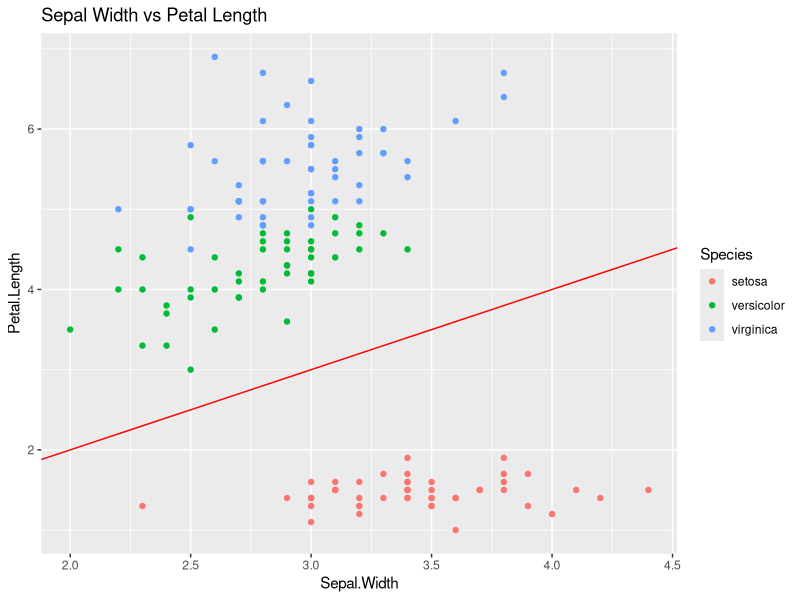
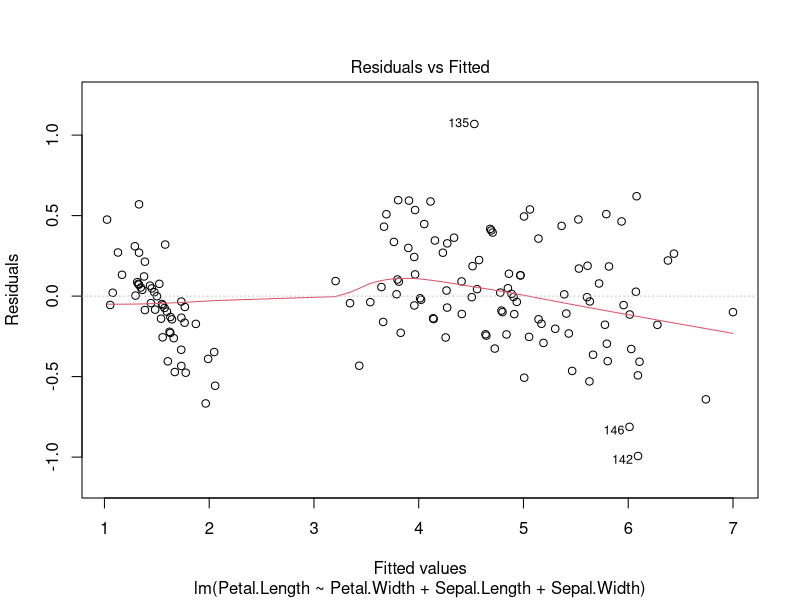
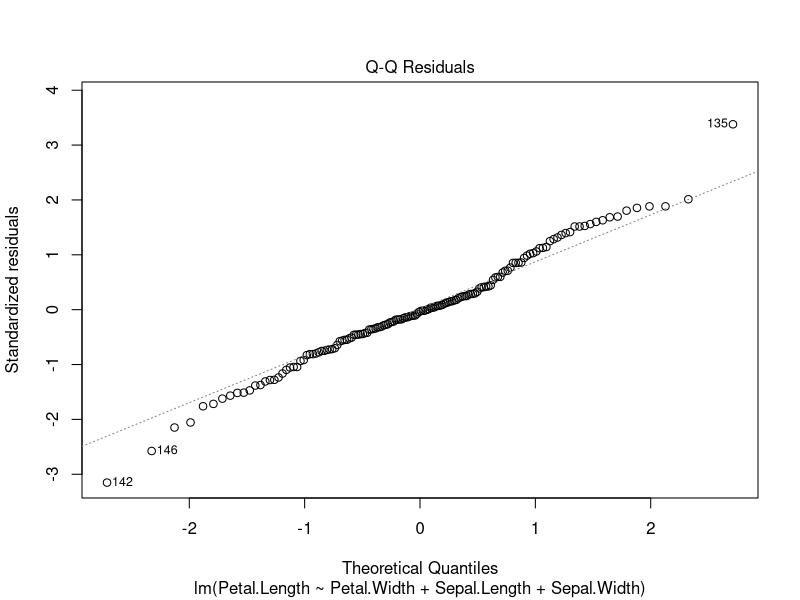
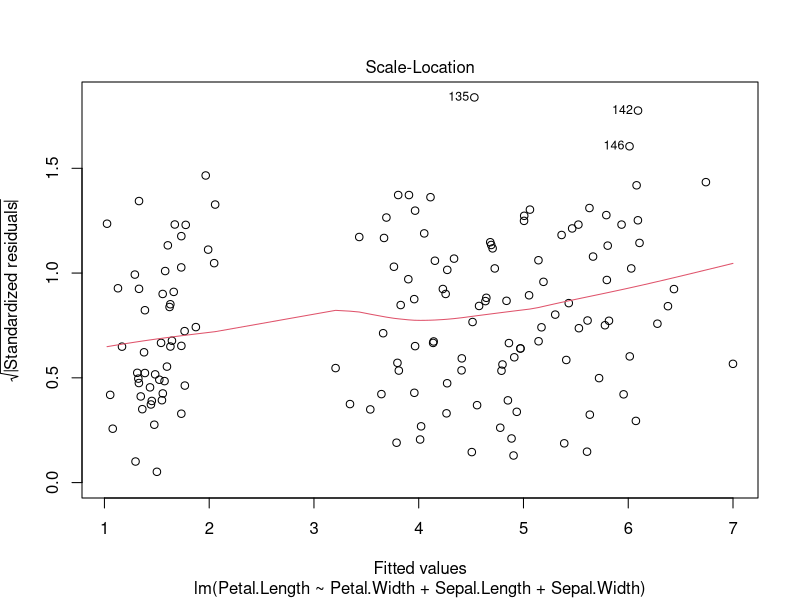
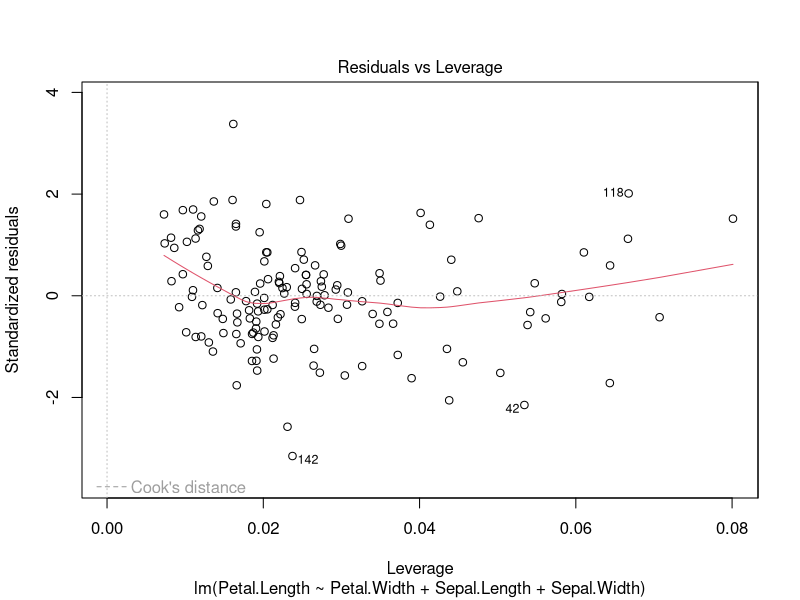

Generate these figures, in order, with R:
## ---- chunk 1
summary(iris)
## ---- chunk 2
library(ggplot2)
data(iris)
p <- ggplot(iris, aes(x = Sepal.Width, y = Petal.Length)) + geom_point(aes(colour = Species)) +
  geom_abline(colour = 'red') +
  labs(title = "Sepal Width vs Petal Length")

p
## ---- chunk 3
mod1 <- lm(Petal.Length ~ Petal.Width + Sepal.Length +Sepal.Width, data=iris)
summary(mod1)
plot(mod1)
